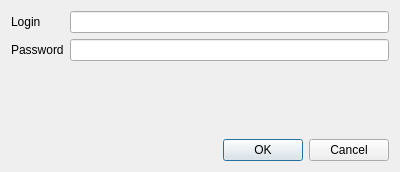
<?xml version="1.0" encoding="UTF-8"?>
<ui version="4.0">
 <class>LoginDialog</class>
 <widget class="QDialog" name="LoginDialog">
  <property name="geometry">
   <rect>
    <x>0</x>
    <y>0</y>
    <width>400</width>
    <height>172</height>
   </rect>
  </property>
  <property name="windowTitle">
   <string>Dialog</string>
  </property>
  <layout class="QGridLayout" name="gridLayout">
   <item row="0" column="0">
    <layout class="QFormLayout" name="formLayout">
     <item row="0" column="0">
      <widget class="QLabel" name="label">
       <property name="text">
        <string>Login</string>
       </property>
      </widget>
     </item>
     <item row="1" column="0">
      <widget class="QLabel" name="label_2">
       <property name="text">
        <string>Password</string>
       </property>
      </widget>
     </item>
     <item row="0" column="1">
      <widget class="QLineEdit" name="loginEl"/>
     </item>
     <item row="1" column="1">
      <widget class="QLineEdit" name="passEl">
       <property name="echoMode">
        <enum>QLineEdit::Password</enum>
       </property>
      </widget>
     </item>
    </layout>
   </item>
   <item row="1" column="0">
    <widget class="QDialogButtonBox" name="buttonBox">
     <property name="orientation">
      <enum>Qt::Horizontal</enum>
     </property>
     <property name="standardButtons">
      <set>QDialogButtonBox::Cancel|QDialogButtonBox::Ok</set>
     </property>
    </widget>
   </item>
  </layout>
 </widget>
 <resources/>
 <connections>
  <connection>
   <sender>buttonBox</sender>
   <signal>accepted()</signal>
   <receiver>LoginDialog</receiver>
   <slot>accept()</slot>
   <hints>
    <hint type="sourcelabel">
     <x>248</x>
     <y>254</y>
    </hint>
    <hint type="destinationlabel">
     <x>157</x>
     <y>274</y>
    </hint>
   </hints>
  </connection>
  <connection>
   <sender>buttonBox</sender>
   <signal>rejected()</signal>
   <receiver>LoginDialog</receiver>
   <slot>reject()</slot>
   <hints>
    <hint type="sourcelabel">
     <x>316</x>
     <y>260</y>
    </hint>
    <hint type="destinationlabel">
     <x>286</x>
     <y>274</y>
    </hint>
   </hints>
  </connection>
 </connections>
</ui>
